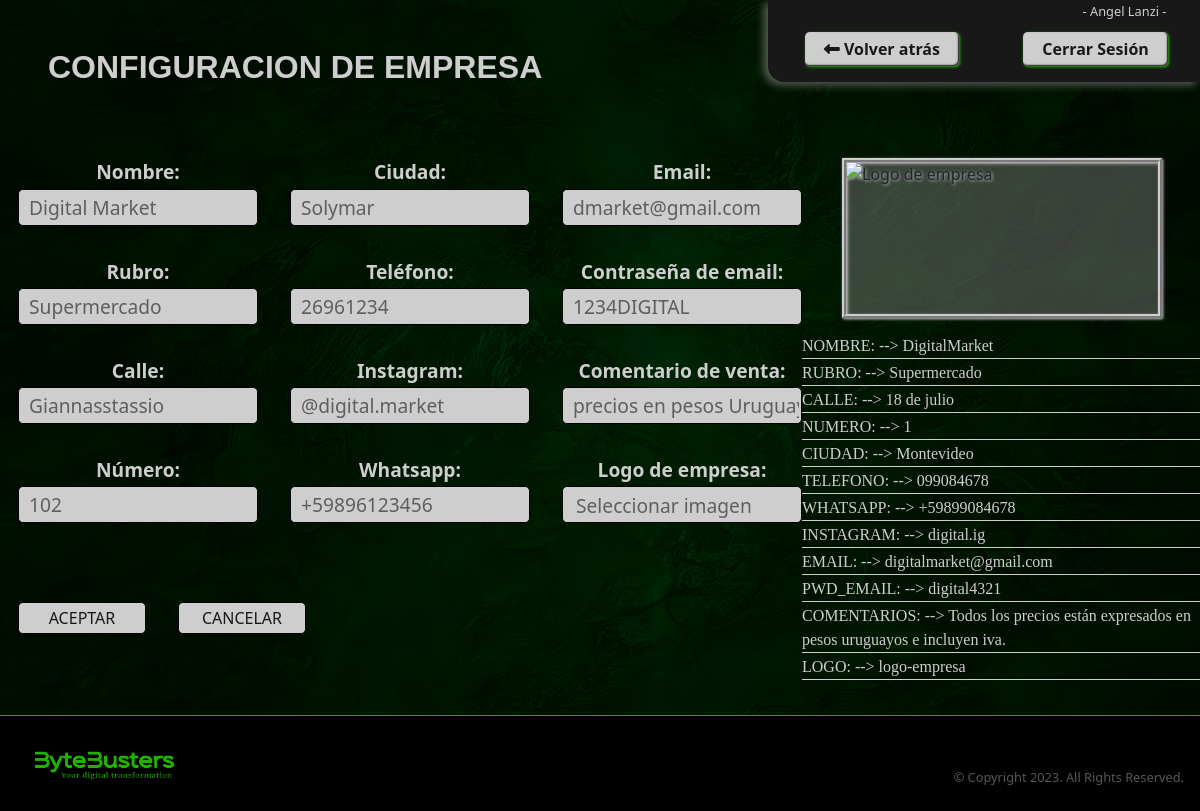
/pages/config-empresa.php (signed in), run on the app's committed database.
### tables this page shows
CREATE TABLE IF NOT EXISTS `EMPRESA`(
  `logo` varchar(255) NOT NULL,
  `rubro` varchar(45) NOT NULL,
  `nombre` varchar(45) NOT NULL,
  `calle` varchar(45) NOT NULL,
  `numero` int(11) NOT NULL,
  `ciudad` varchar(45) NOT NULL,
  `telefono` varchar(45) NOT NULL,
  `instagram` varchar(255) NOT NULL,
  `whatsapp` varchar(255) NOT NULL,
  `email` varchar(45) NOT NULL,
  `pwd_email` varchar(255) NOT NULL,
  `comentarios` varchar(255) NOT NULL,
  `usuario_ci` varchar(8) ,
  `fecha` TIMESTAMP ON UPDATE CURRENT_TIMESTAMP NOT NULL,  
  PRIMARY KEY(`nombre`),
  FOREIGN KEY(`usuario_ci`)
 REFERENCES `USUARIOS`(`ci`) 
  
);

### src/repository/config.repository.php (called while the page is built, shortened)
<?php
function findAllDataEmpresa(): array
{
    require realpath(dirname(__FILE__)) . "/../db/conexion.php";
    try {
        $statement = $con->prepare("SELECT nombre,rubro,calle,numero,ciudad,telefono,whatsapp,instagram,email,pwd_email,comentarios,logo FROM EMPRESA");
        $statement->execute();
        $reg = $statement->fetch(PDO::FETCH_ASSOC);;
        return $reg ? $reg : [];
    } catch (Exception $e) {
        $con->close();
        die("ERROR SQL in findAllDataEmpresa(): " . $e->getMessage());
    }
}

### src/modules/settings/config.php (the view, shortened to what this page needs)
<?php
require realpath(dirname(__FILE__)) . '/../../repository/config.repository.php';
function getLabelsEmpresaHTML(): string
{
    $dataEmpresa = getDataEmpresa();
    $labelsEmpresa = '';
    foreach ($dataEmpresa as $key => $data) {
        $labelsEmpresa .= '<label class="data-label">' . strtoupper($key) . ': --> ' . $data . '</label>';
    }
    return $labelsEmpresa;
}
function getDataEmpresa(): array
{
    require realpath(dirname(__FILE__)) . '/../../utils/messages/msg.php';
    $dataEmpresa = findAllDataEmpresa();
    return $dataEmpresa ? $dataEmpresa : die("Error: " . $error_messages['!data_empresa']);
}
?>

### styles/style.css (style rules this page uses)
:root { --bytebusters-color: #1fb300; --color-dark-green: #167800; --color-1: #181818; --color-2: #5a5a5a3b; --color-3: #cecece; --color-4: #000000; --color-5: #b8b8b878; --color-6: #ffffff38; --color-7: #c4c4c4c8; --color-white: #ffffff; --color-placeholder: #3b3b3bc1; --semi-transparent-color: #ffffff50; --error-color: #b30a0a; --color-dark-red:#790000; --transparent-color: #00000000; --primary-background-color: var(--color-1); --secondary-background-color: var(--color-2); --background-color-light: var(--color-3); --footer-background-color: var(--color-4); --pressed-button: var(--color-2); --primary-text-color: var(--color-1); --secondary-text-color: var(--color-5); --text-button-color: var(--color-1); --light-text-color: var(--color-3); --primary-border-color: var(--bytebusters-color); --secondary-border-color: var(--color-3); --font-family-h1: Verdana, Geneva, Tahoma, sans-serif; --primary-font-family: 'Lucida Sans', 'Lucida Sans Regular', 'Lucida Grande', 'Lucida Sans Unicode', Geneva, Verdana, sans-serif; }
html { position: relative; min-height: 100vh; overflow: scroll; }
body { background-image: url("../assets/backgroundGreen.png"); background-size: cover; background-repeat: no-repeat; }
.data-label { display: flex; margin-bottom: 2px; border-bottom: 1px solid white; font-family: h1; color: white; }
.data-label { margin-bottom: 2px; color: var(--light-text-color); border-bottom: 1px solid var(--secondary-border-color); }
@media only screen and (min-width: 992px) { html { min-height: 100vh; } }
@media only screen and (min-width: 992px) { body { min-height: 80vh; } }

### data on the page
empresa: nombre "DigitalMarket", rubro "Supermercado", calle "18 de julio", numero "1", ciudad "Montevideo", telefono "099084678", whatsapp "+59899084678", instagram "digital.ig", email "digitalmarket@gmail.com", pwd_email "digital4321", comentarios "Todos los precios están expresados en pesos uruguayos e incluyen iva.", logo "logo-empresa"

### other printed values
$_SESSION['userName'] "Angel Lanzi"
$key "NOMBRE"
$key "RUBRO"
$key "CALLE"
$key "NUMERO"
$key "CIUDAD"
$key "TELEFONO"
$key "WHATSAPP"
$key "INSTAGRAM"
$key "EMAIL"
$key "PWD_EMAIL"
$key "COMENTARIOS"
$key "LOGO"
